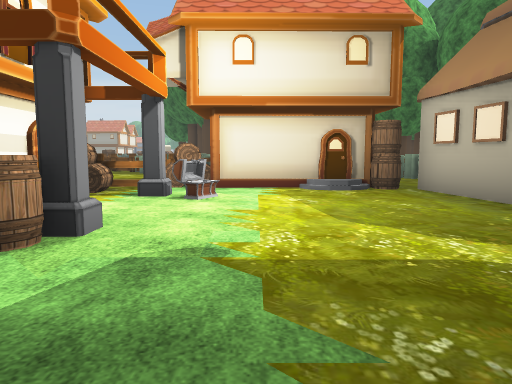
View 1 (above)

24 first-person views from a walk through a scene from a Unity 3-D project. The camera is 1.3 m above the floor, tilts 6° down and sees 70° across. The floor is counted in squares, 2 m on a side. Each view is taken from the middle of a square. On the plan, view 1 faces up. The plan holds only what a view shows up to about 11 squares ahead; the rest is blank. The place goes on beyond the plan. Some trees and plants on the terrain are drawn as simple stand-ins. The player character is not drawn. Some animated figures are left out. Some surface patterns are stand-ins.

View 2
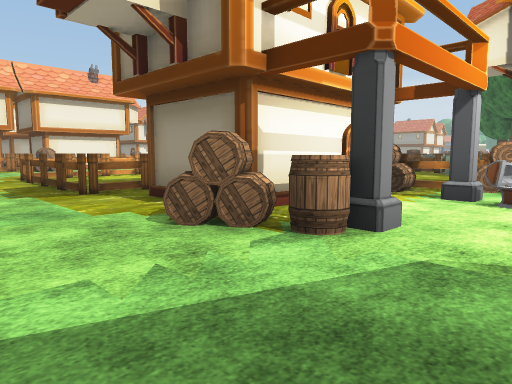

View 3
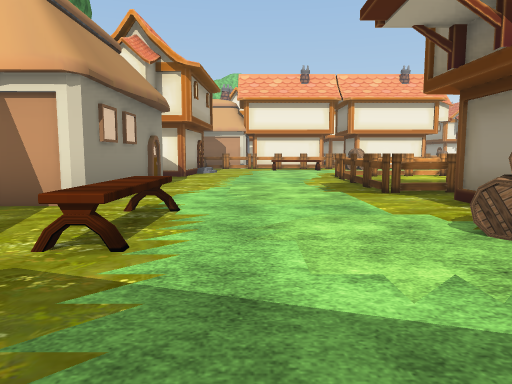

View 4
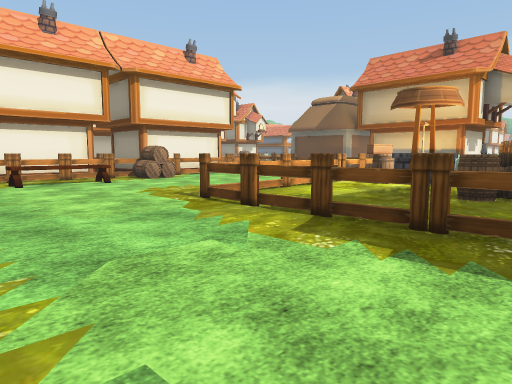

View 5
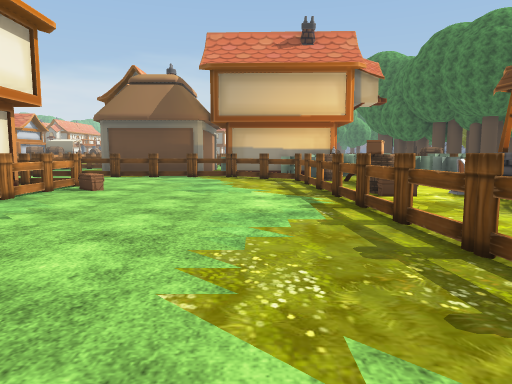

View 6
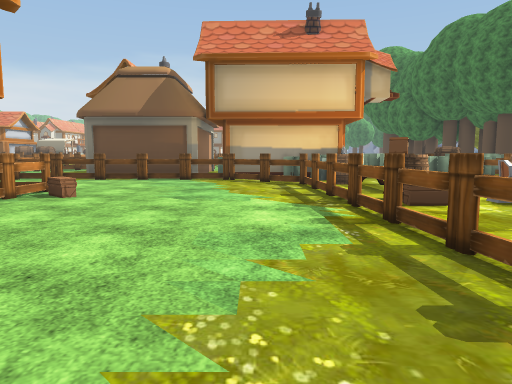

View 7
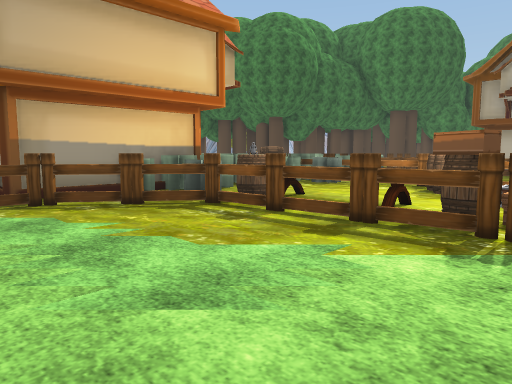

View 8
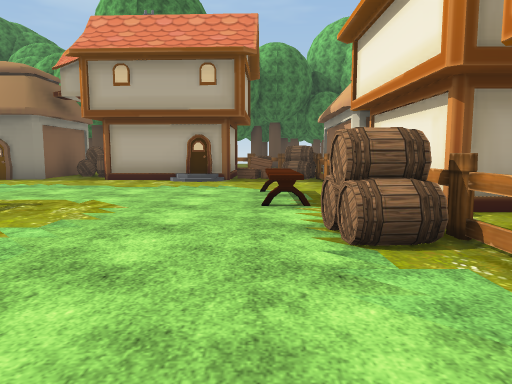

View 9
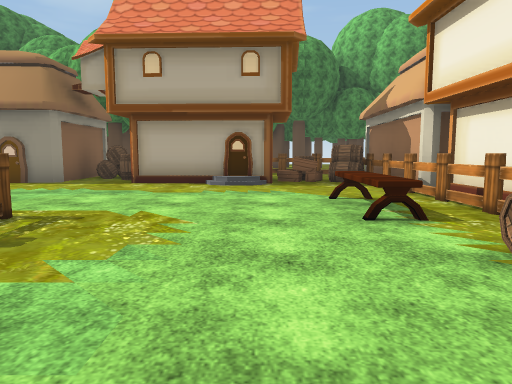

View 10
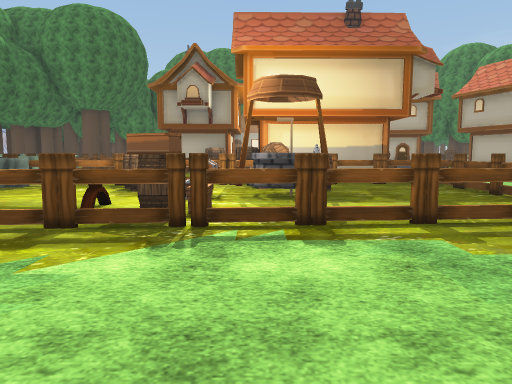

View 11
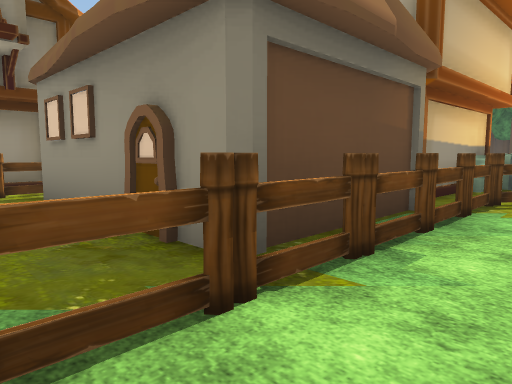

View 12
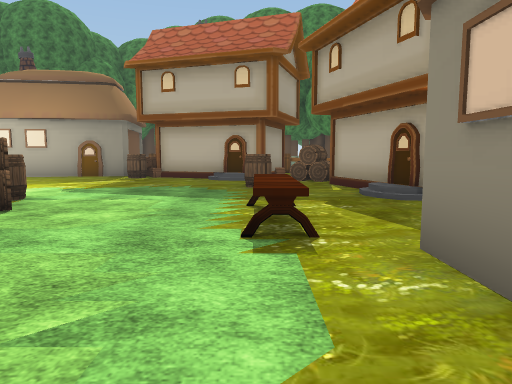

View 13
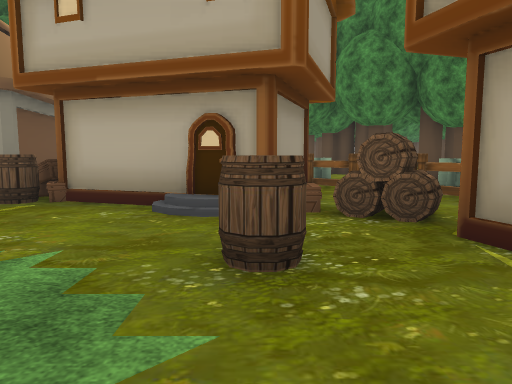

View 14
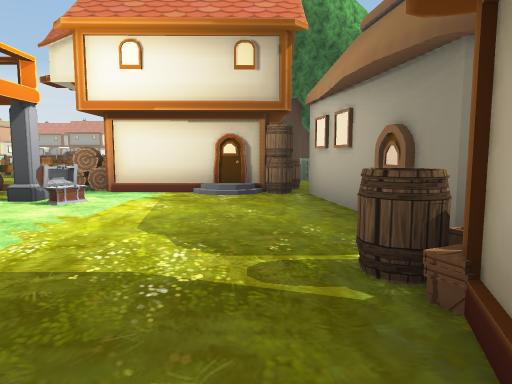

View 15
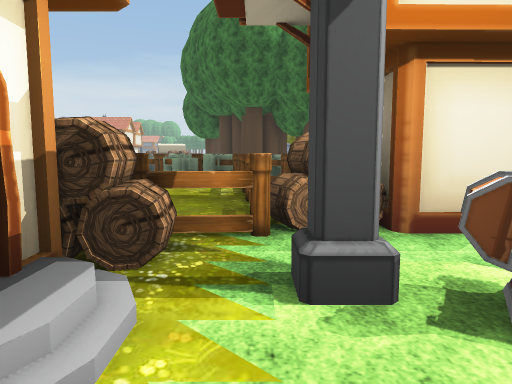

View 16
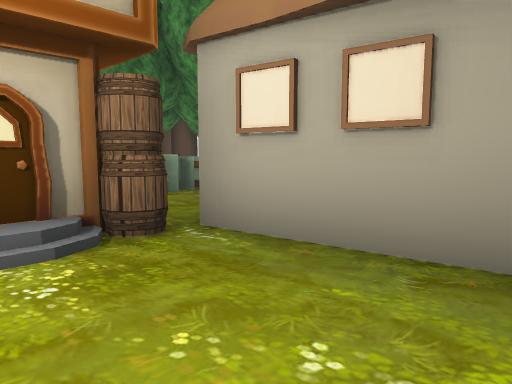

View 17
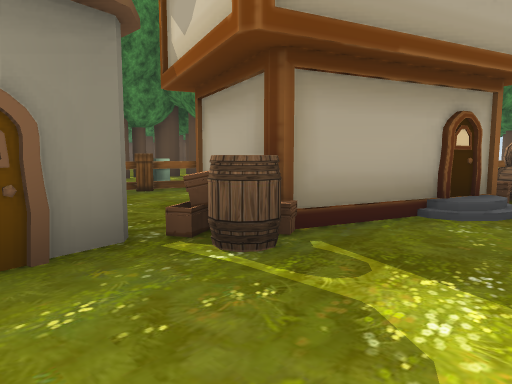

View 18
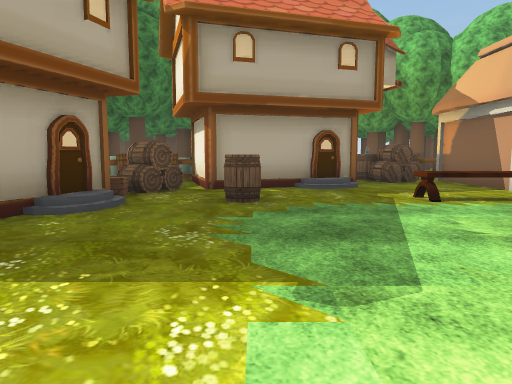

View 19
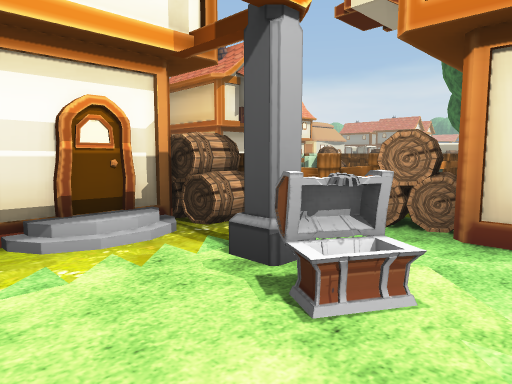

View 20
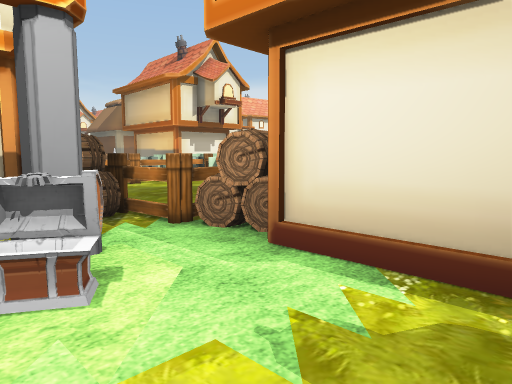

View 21
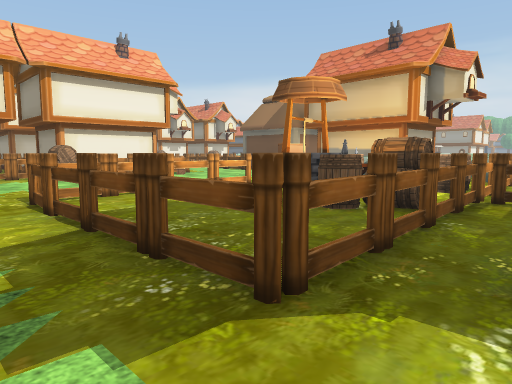

View 22
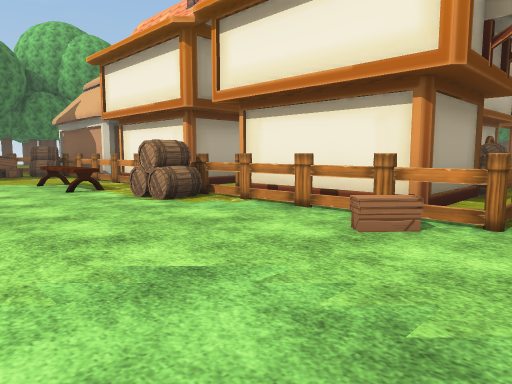

View 23
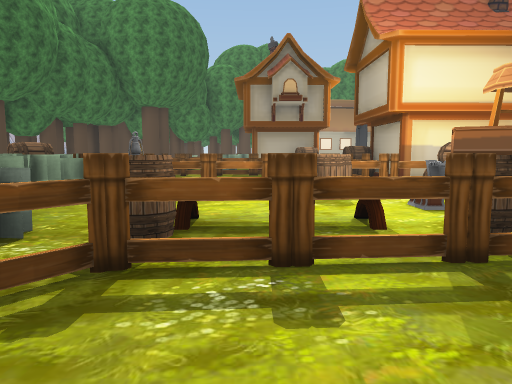

View 24
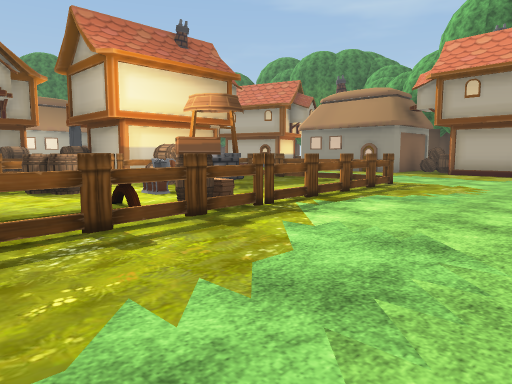

### Floor plan
Key: @ floor where view 1 was taken; # wall or solid block; x gap in a wall; . floor; / step, stairs or slope; = window, fence, low wall or low ledge; T tree; F fence; B barrel; C chest; H house; W well; L flower; A lantern; R crate; O other object.
Columns run from 18 left of view 1 to 11 right of it. Each row starts with its distance up from view 1.
 17  ##
 16  .F
 15   #
 14   #                     T
 13 ..####     O OO#       TT
 12 ..##H####==L###FFO     T T
 11 OFFFFFFLB..O##..O        T
 10 ......FFA..F....F    #
  9    ....FO..Fx...F    .#O
  8 BOFR...FO.BBF...O##  B.
  7 ##F....FBCC.FOOFBB####
  6   F....F.WWOF##B.C..B#
  5   F....F.WBBF# H.....##
  4  OFB...F....F###.....H#
  3 ##F....FF...F###B....B###
  2  ##.O...FFFFF..BB....R...
  1   F.O................###.F
  0   F...............@./#   .#.T
 -1   HF..........OO..B.H#     .T
 -2   FBOH##..H###.....BR##F   TT
 -3   OOR## B.## #...###B.O   #TTO
 -4      #  OB#  #.B## #.F.  T T
 -5           #  #BBH   F#   T O
 -6                          TT
 -7            T
 -8           TT

Where each view was taken, in squares from view 1:
view 1: 0 up, 0 right, facing up
view 2: 0 up, 0 right, facing up-left
view 3: 0 up, 0 right, facing left
view 4: 1 down, 6 left, facing up-left
view 5: 1 up, 12 left, facing up
view 6: 2 up, 12 left, facing up
view 7: 6 up, 14 left, facing up-right
view 8: 7 up, 14 left, facing down
view 9: 6 up, 13 left, facing down
view 10: 6 up, 14 left, facing right
view 11: 10 up, 18 left, facing up-right
view 12: 1 down, 7 left, facing right
view 13: 1 down, 2 left, facing right
view 14: 0 up, 2 right, facing up
view 15: 4 up, 2 left, facing up
view 16: 4 up, 1 right, facing up-right
view 17: 4 up, 1 right, facing down-right
view 18: 4 up, 0 right, facing down
view 19: 4 up, 0 right, facing up-left
view 20: 5 up, 1 right, facing up-left
view 21: 1 up, 5 left, facing up-left
view 22: 9 up, 12 left, facing down-left
view 23: 9 up, 13 left, facing right
view 24: 10 up, 14 left, facing down-right
